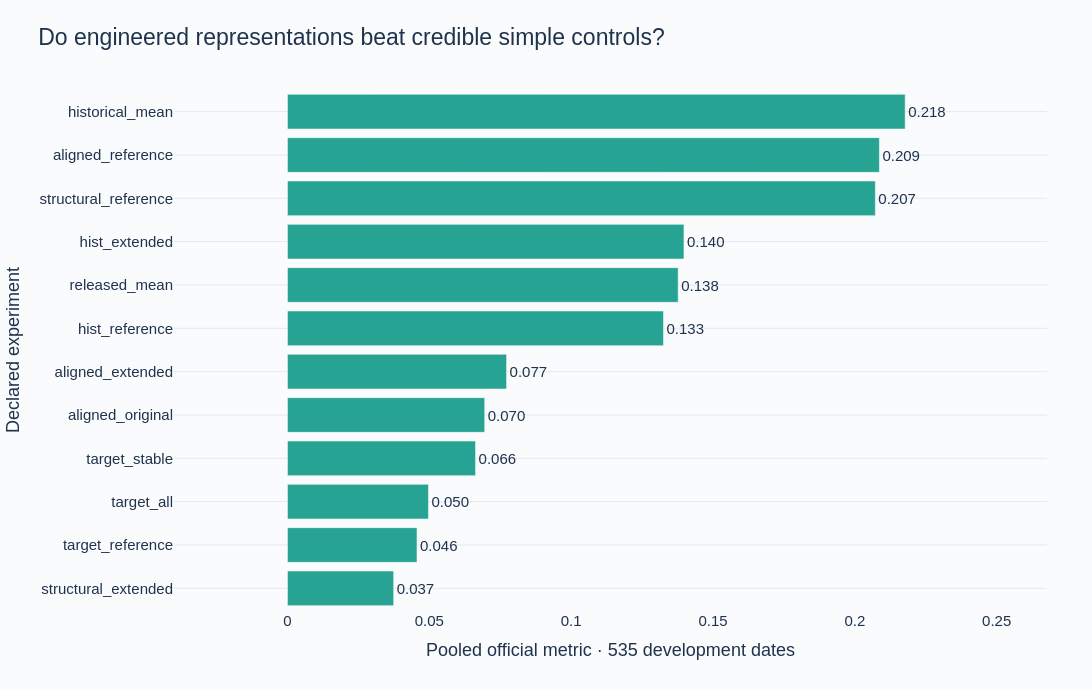

Notebook cell for this chart:
### Markdown cell above
## Hold model complexity fixed while changing representation

Each output can retain at most **24 features**, with training-only missingness, constant, duplicate, redundancy, and relevance checks. Stable screening requires the feature/target correlation to have the same sign in both training halves. Validation labels never enter the screener.

Aligned models see their own assets, exact pair, market context, and own released-label history. Structural models forecast asset returns first, then subtract components to preserve pair identities. Ridge alpha remains 100. A small fixed tree model checks nonlinear structure; automatic random early stopping is disabled.

The initial study used a shared 96-feature budget. Feature-attribution claims use matched controls inside this new 24-feature study.

### Code cell
main = comparison.loc[~comparison.variant.str.startswith("drop_")].sort_values("official_metric")
fig = px.bar(main, x="official_metric", y="variant", orientation="h", text_auto=".3f",
             title="Do engineered representations beat credible simple controls?")
fig.update_traces(marker_color="#27A394", textposition="outside")
fig.update_xaxes(range=[min(0, float(main.official_metric.min())) - 0.04, max(0, float(main.official_metric.max())) + 0.05])
fig.update_layout(xaxis_title="Pooled official metric · 535 development dates", yaxis_title="Declared experiment")
show_figure(fig, root, "ablation_scores", 690)
display(main[["variant", "official_metric", "mean_daily_rank_correlation", "fold_metrics"]].sort_values("official_metric", ascending=False).round(4))

### Figure 1 — Plotly figure (JSON) as saved in the notebook; plotly's stock layout.template omitted (floating-point values rounded to 4 significant figures)
{"data": [{"hovertemplate": "official_metric=%{x}<br>variant=%{y}<extra></extra>", "legendgroup": "", "marker": {"color": "#27A394", "pattern": {"shape": ""}}, "name": "", "orientation": "h", "showlegend": false, "textposition": "outside", "texttemplate": "%{x:.3f}", "type": "bar", "x": [0.03743, 0.04566, 0.0497, 0.0663, 0.06954, 0.07723, 0.1326, 0.1377, 0.1398, 0.2072, 0.2087, 0.2177], "xaxis": "x", "y": ["structural_extended", "target_reference", "target_all", "target_stable", "aligned_original", "aligned_extended", "hist_reference", "released_mean", "hist_extended", "structural_reference", "aligned_reference", "historical_mean"], "yaxis": "y"}], "layout": {"barmode": "relative", "colorway": ["#1F6C99", "#27A394", "#EDAF43", "#D76C64", "#8070A6"], "font": {"color": "#20334D", "family": "Arial", "size": 15}, "height": 690, "legend": {"tracegroupgap": 0}, "margin": {"b": 80, "l": 85, "r": 45, "t": 90}, "paper_bgcolor": "#FAFBFD", "plot_bgcolor": "#FAFBFD", "title": {"font": {"size": 23}, "text": "Do engineered representations beat credible simple controls?", "x": 0.035}, "width": 1120, "xaxis": {"anchor": "y", "domain": [0.0, 1.0], "range": [-0.04, 0.2677], "showgrid": false, "title": {"text": "Pooled official metric · 535 development dates"}, "zeroline": false}, "yaxis": {"anchor": "x", "domain": [0.0, 1.0], "gridcolor": "#E3E9F0", "title": {"text": "Declared experiment"}, "zerolinecolor": "#9EAFBF"}}}
